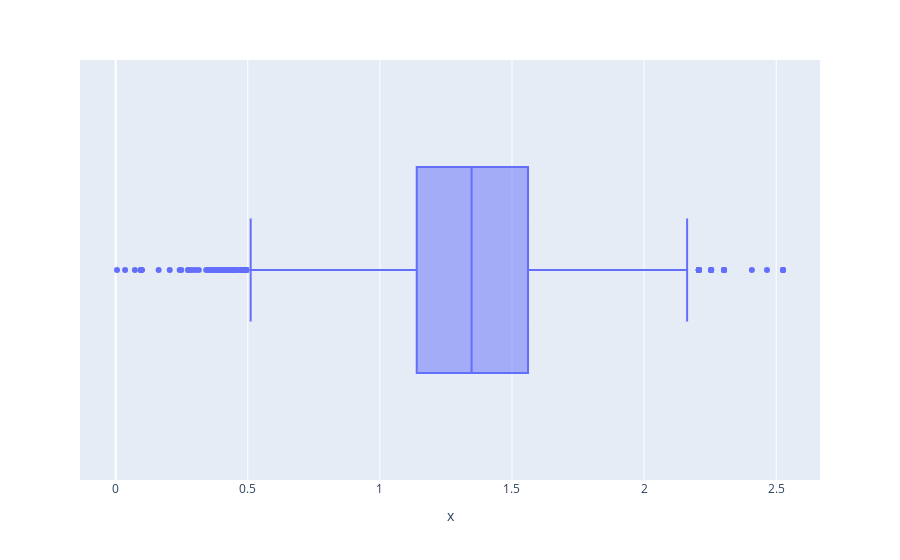

Notebook code for this chart:
### Code cell
# Criação do gráfico box-plot para a variável 'volatile acidity' após transformação
px.box(x=vola_acidity_t).show()

### Figure 1 — Plotly figure (JSON) as saved in the notebook; plotly's stock layout.template omitted (floating-point values rounded to 4 significant figures; data arrays with more than 128 entries replaced by an {"elided": "..."} marker saying what was removed)
{"data": [{"alignmentgroup": "True", "hovertemplate": "x=%{x}<extra></extra>", "legendgroup": "", "marker": {"color": "#636efa"}, "name": "", "notched": false, "offsetgroup": "", "orientation": "h", "showlegend": false, "type": "box", "x": {"elided": "4898 float values"}, "x0": " ", "xaxis": "x", "y0": " ", "yaxis": "y"}], "layout": {"boxmode": "group", "legend": {"tracegroupgap": 0}, "margin": {"t": 60}, "xaxis": {"anchor": "y", "domain": [0, 1], "title": {"text": "x"}}, "yaxis": {"anchor": "x", "domain": [0, 1]}}}
